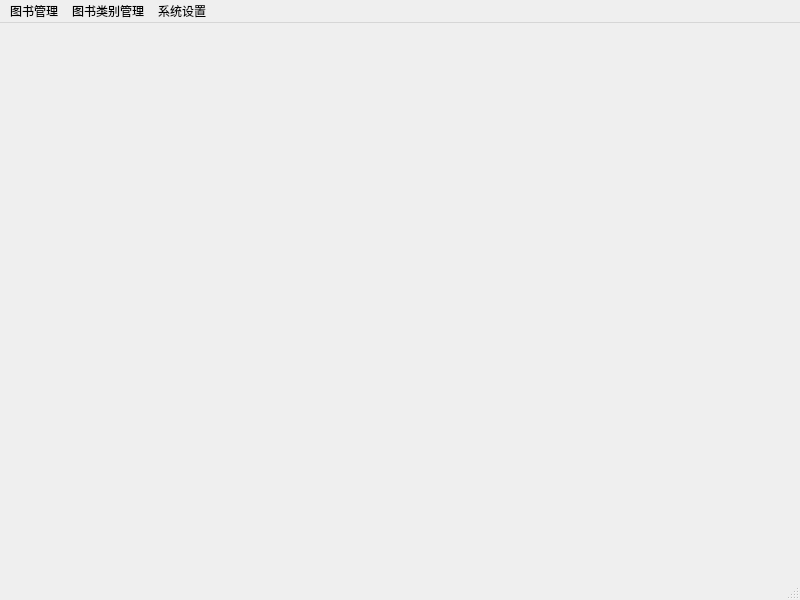
<?xml version="1.0" encoding="UTF-8"?>
<ui version="4.0">
 <class>bookManagementWindow</class>
 <widget class="QMainWindow" name="bookManagementWindow">
  <property name="geometry">
   <rect>
    <x>0</x>
    <y>0</y>
    <width>800</width>
    <height>600</height>
   </rect>
  </property>
  <property name="windowTitle">
   <string>图书管理系统</string>
  </property>
  <widget class="QWidget" name="centralwidget"/>
  <widget class="QMenuBar" name="menubar">
   <property name="geometry">
    <rect>
     <x>0</x>
     <y>0</y>
     <width>800</width>
     <height>22</height>
    </rect>
   </property>
   <property name="nativeMenuBar">
    <bool>true</bool>
   </property>
   <widget class="QMenu" name="menu">
    <property name="title">
     <string>图书管理</string>
    </property>
    <addaction name="act_addBook"/>
    <addaction name="act_manageBookInfos"/>
   </widget>
   <widget class="QMenu" name="menu_2">
    <property name="title">
     <string>图书类别管理</string>
    </property>
    <addaction name="act_addBookType"/>
    <addaction name="act_manageBookTypeInfos"/>
   </widget>
   <widget class="QMenu" name="menu_3">
    <property name="title">
     <string>系统设置</string>
    </property>
    <addaction name="act_changePassword"/>
    <addaction name="act_exitSafely"/>
    <addaction name="separator"/>
    <addaction name="act_aboutAuthor"/>
   </widget>
   <addaction name="menu"/>
   <addaction name="menu_2"/>
   <addaction name="menu_3"/>
  </widget>
  <widget class="QStatusBar" name="statusbar"/>
  <action name="act_addBook">
   <property name="text">
    <string>图书添加</string>
   </property>
  </action>
  <action name="act_manageBookInfos">
   <property name="text">
    <string>图书信息管理</string>
   </property>
  </action>
  <action name="act_addBookType">
   <property name="text">
    <string>图书类别添加</string>
   </property>
  </action>
  <action name="act_manageBookTypeInfos">
   <property name="text">
    <string>图书类别信息管理</string>
   </property>
  </action>
  <action name="act_changePassword">
   <property name="text">
    <string>修改密码</string>
   </property>
  </action>
  <action name="act_exitSafely">
   <property name="text">
    <string>安全退出</string>
   </property>
  </action>
  <action name="act_aboutAuthor">
   <property name="text">
    <string>关于作者</string>
   </property>
  </action>
 </widget>
 <resources/>
 <connections/>
</ui>
